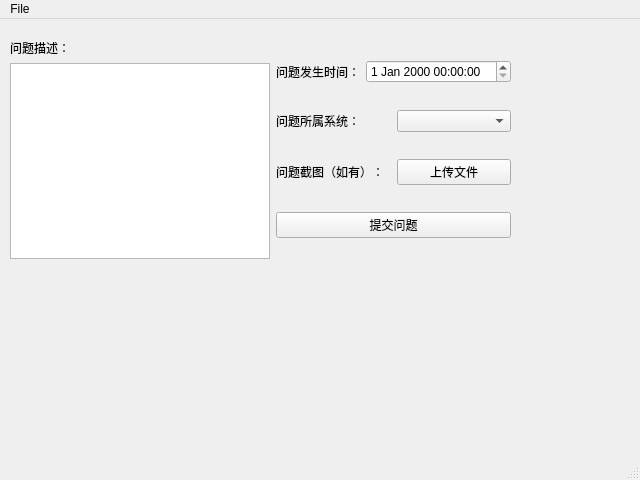
<?xml version="1.0" encoding="UTF-8"?>
<ui version="4.0">
 <class>MainWindow</class>
 <widget class="QMainWindow" name="MainWindow">
  <property name="geometry">
   <rect>
    <x>0</x>
    <y>0</y>
    <width>640</width>
    <height>480</height>
   </rect>
  </property>
  <property name="windowTitle">
   <string>MainWindow</string>
  </property>
  <widget class="QWidget" name="centralwidget">
   <widget class="QWidget" name="">
    <property name="geometry">
     <rect>
      <x>10</x>
      <y>20</y>
      <width>501</width>
      <height>220</height>
     </rect>
    </property>
    <layout class="QHBoxLayout" name="horizontalLayout_4">
     <item>
      <layout class="QVBoxLayout" name="verticalLayout_3">
       <item>
        <widget class="QLabel" name="label_2">
         <property name="text">
          <string>问题描述：</string>
         </property>
        </widget>
       </item>
       <item>
        <widget class="QTextEdit" name="textEdit"/>
       </item>
      </layout>
     </item>
     <item>
      <layout class="QVBoxLayout" name="verticalLayout">
       <item>
        <layout class="QHBoxLayout" name="horizontalLayout">
         <item>
          <widget class="QLabel" name="label">
           <property name="text">
            <string>问题发生时间：</string>
           </property>
          </widget>
         </item>
         <item>
          <widget class="QDateTimeEdit" name="dateTimeEdit"/>
         </item>
        </layout>
       </item>
       <item>
        <layout class="QHBoxLayout" name="horizontalLayout_2">
         <item>
          <widget class="QLabel" name="label_3">
           <property name="text">
            <string>问题所属系统：</string>
           </property>
          </widget>
         </item>
         <item>
          <widget class="QComboBox" name="comboBox"/>
         </item>
        </layout>
       </item>
       <item>
        <layout class="QHBoxLayout" name="horizontalLayout_3">
         <item>
          <widget class="QLabel" name="label_4">
           <property name="text">
            <string>问题截图（如有）：</string>
           </property>
          </widget>
         </item>
         <item>
          <widget class="QPushButton" name="pushButton_2">
           <property name="text">
            <string>上传文件</string>
           </property>
          </widget>
         </item>
        </layout>
       </item>
       <item>
        <widget class="QPushButton" name="pushButton">
         <property name="text">
          <string>提交问题</string>
         </property>
        </widget>
       </item>
      </layout>
     </item>
    </layout>
   </widget>
  </widget>
  <widget class="QMenuBar" name="menubar">
   <property name="geometry">
    <rect>
     <x>0</x>
     <y>0</y>
     <width>640</width>
     <height>37</height>
    </rect>
   </property>
   <widget class="QMenu" name="menuFile">
    <property name="title">
     <string>File</string>
    </property>
    <addaction name="actionEdit_Parameter"/>
    <addaction name="separator"/>
    <addaction name="actionExit"/>
   </widget>
   <addaction name="menuFile"/>
  </widget>
  <widget class="QStatusBar" name="statusbar"/>
  <action name="actionExit">
   <property name="text">
    <string>Exit</string>
   </property>
  </action>
  <action name="actionEdit_Parameter">
   <property name="text">
    <string>Edit Parameter</string>
   </property>
  </action>
 </widget>
 <resources/>
 <connections/>
</ui>
